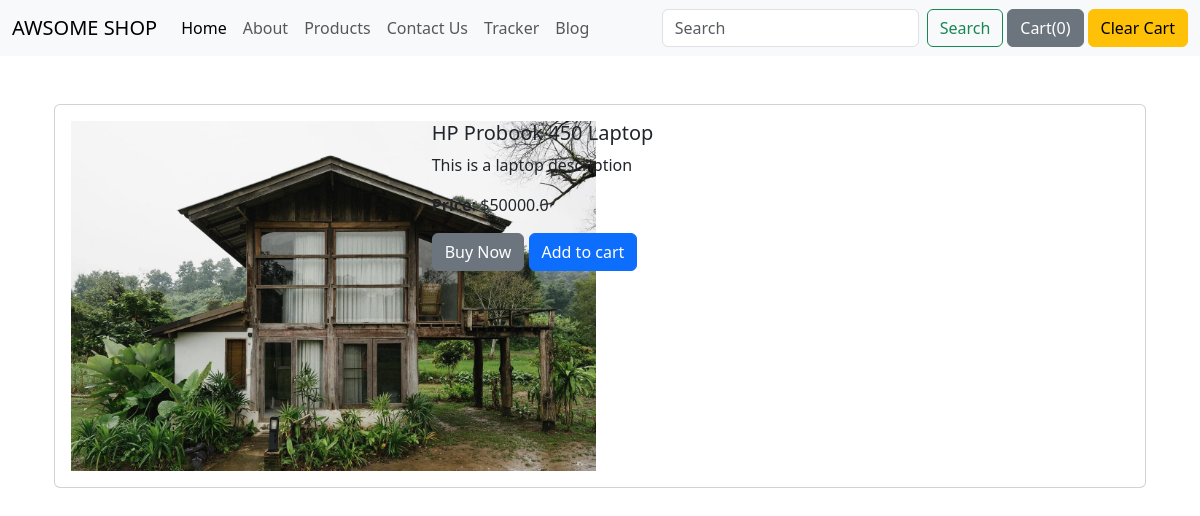
Page /shop/product-view/2 on the earlier database version.
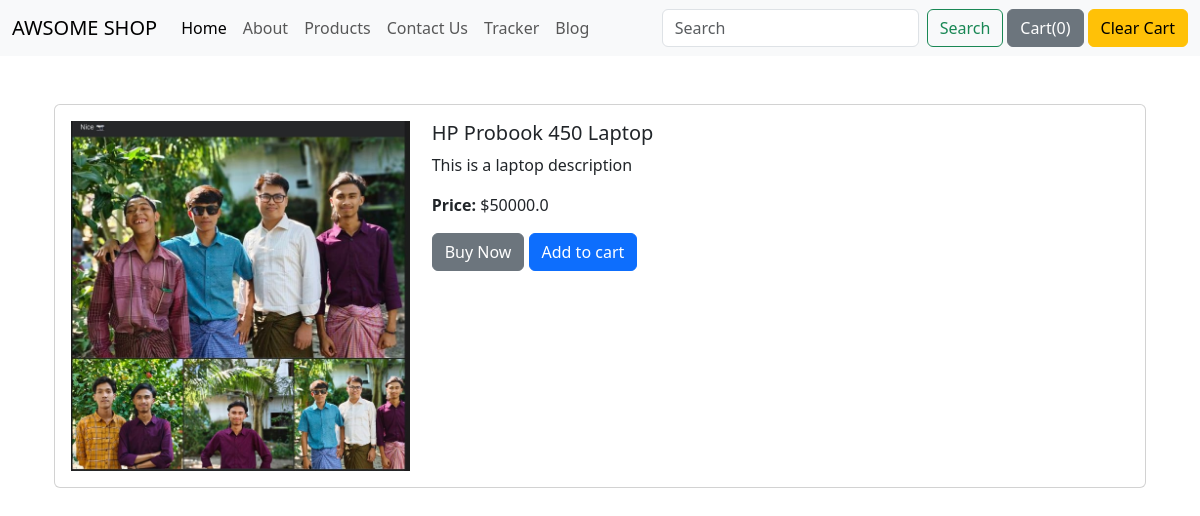
Same page on the later database version.
### shop/models.py (models this page shows, shortened)
class Product(models.Model):
    product_id = models.AutoField
    product_name = models.CharField(max_length=50)
    category = models.CharField(max_length=50, default="")
    subcategory = models.CharField(max_length=50, default="")
    price = models.FloatField(default=0.0)
    desc = models.CharField(max_length=300)
    pub_date =  models.DateTimeField()
    image = models.ImageField(upload_to="shop/images",default="")

### shop/views.py (the view)
# urls.py: path('product-view/<int:id>', views.product_view, name="Search"),
def product_view(request,id):
    product = Product.objects.filter(id=id)
    return render(request, 'shop/product_view.html',{
        'product': product[0]
    })

### shop/templates/shop/product_view.html (shortened to what this page needs)
{% extends 'shop/basic.html' %}
{% block body %}
<div class="container my-4">
    <div class="card card-body">
        <div class="row">
            <div class="col-md-4">
                <img src="/media/{{ product.image }}" class="cover" height="350"  alt="{{ product.product_name }}">
            </div>
            <div class="col-md-8">
                <h5>{{ product.product_name }}</h5>
                <p>{{ product.desc }}</p>
                <p><b>Price:</b> ${{ product.price }}</p>
                <button class="btn btn-secondary">Buy Now</button>
                <button class="btn btn-primary">Add to cart</button>
            </div>
        </div>
    </div>
</div>
{% endblock %}

### shop/templates/shop/basic.html (shortened to what this page needs)
<!doctype html>
<html lang="en" data-bs-theme="light">
<head>
<link href="https://cdn.jsdelivr.net/npm/bootstrap@5.3.0/dist/css/bootstrap.min.css" rel="stylesheet">
</head>
<body>
<header>
    <nav class="navbar navbar-expand-lg bg-body-tertiary navbar-light bg-dark">
        <div class="container-fluid">
            <a class="navbar-brand text-uppercase" href="{% url 'ShopHome' %}">Awsome Shop</a>
            <div class="collapse navbar-collapse" id="navbarSupportedContent">
                <ul class="navbar-nav me-auto mb-2 mb-lg-0">
                    <li class="nav-item">
                        <a class="nav-link active" aria-current="page" href="#">Home</a>
                    </li>
                    <li class="nav-item"><a class="nav-link" href="/shop/about">About</a></li>
                    <li class="nav-item"><a class="nav-link" href="/shop/product-view">Products</a></li>
                    <li class="nav-item"><a class="nav-link" href="/shop/contact">Contact Us</a></li>
                    <li class="nav-item"><a class="nav-link" href="/shop/tracker">Tracker</a></li>
                    <li class="nav-item"><a class="nav-link" href="/blog">Blog</a></li>
                </ul>
                <form class="d-flex" role="search">
                    <input class="form-control me-2" type="search" placeholder="Search" aria-label="Search">
                    <button class="btn btn-outline-success" type="submit">Search</button>
                </form>
                <button id="popover_cart" class="btn btn-secondary mx-1"
                        data-bs-toggle="popover" data-bs-placement="right"
                        data-bs-html="true"
                        data-bs-custom-class="custom-popover"
                        data-bs-title="Cart"
                        data-bs-content="This popover is themed via CSS variables."
                > Cart(<span id="cart">0</span>)
                </button>
                <button class="btn btn-warning" onclick="clearCart()">Clear Cart</button>
            </div>
        </div>
    </nav>
</header>
<section class="container my-5">
    {% block body %} {% endblock %}
</section>
</body>
</html>

Differences in the rows shown:
changed Product "HP Probook 450 Laptop": image: a different picture
